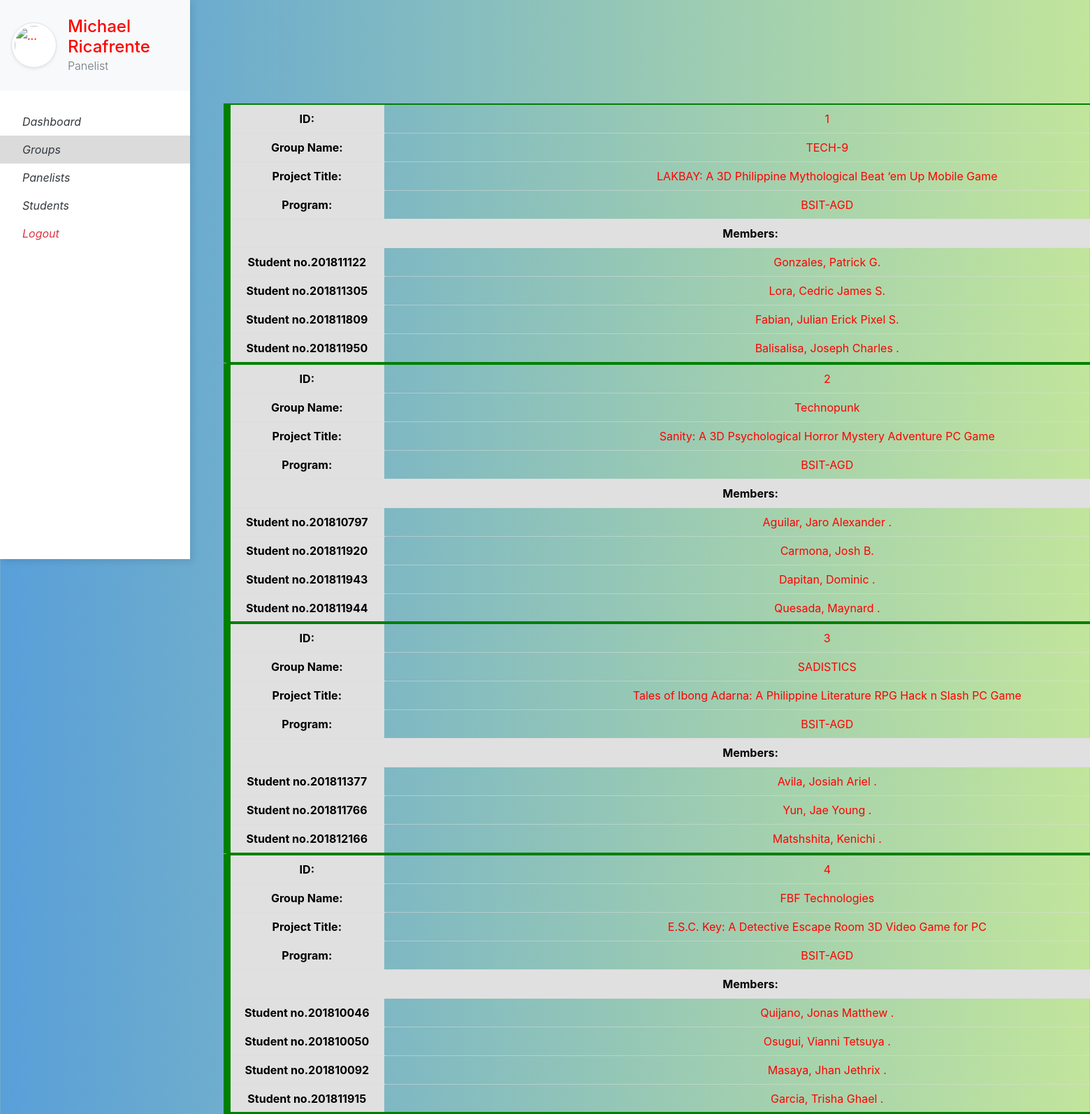
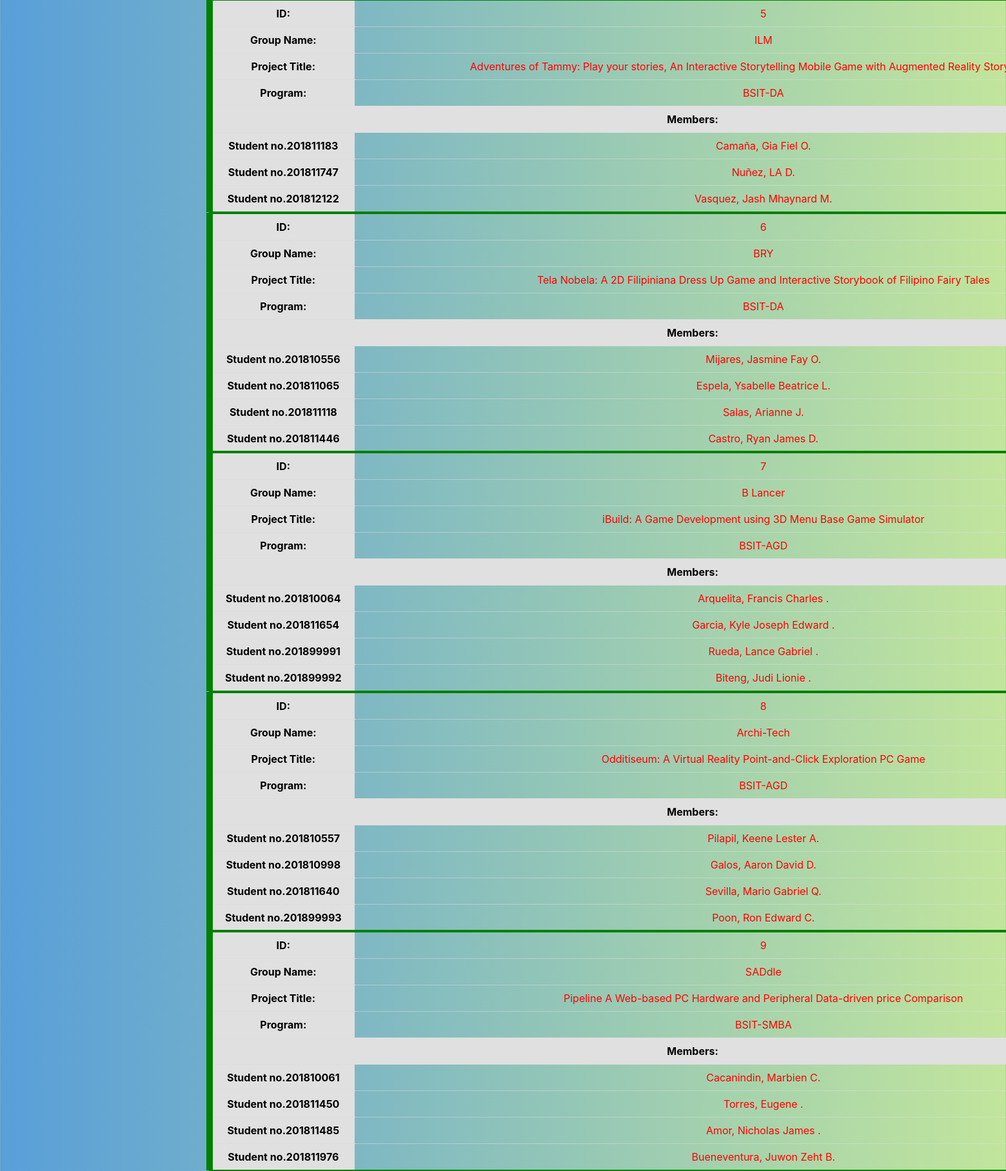
Page /user_groups/ (signed in, upper part) on the committed database (2 pictures, top to bottom).
### website/models.py (models this page shows, shortened)
class Panelist(db.Model, UserMixin):
    id         = db.Column(db.Integer, primary_key=True)
    username   = db.Column(db.String(150), nullable=False)
    password   = db.Column(db.String(150), nullable=False)
    last_name  = db.Column(db.String(150), nullable=False)
    first_name = db.Column(db.String(150), nullable=False)
    middle_in  = db.Column(db.String(10))
    school     = db.Column(db.String(150))
    header     = db.relationship('Defense', backref='head')
    mentee     = db.relationship('Group', backref='mentor')
    paneling   = db.relationship(
        'Defense',
        secondary=defense_panel_score,
        backref=db.backref('panels')
    )

class Group(db.Model):
    id            = db.Column(db.Integer, primary_key=True)
    name          = db.Column(db.String(150), nullable=False)
    project_title = db.Column(db.String(150), nullable=False)
    program       = db.Column(db.String(150), nullable=False)
    mentor_id     = db.Column(db.Integer, db.ForeignKey('panelist.id'))
    members       = db.relationship('Student', backref='group', uselist=True)
    defenses      = db.relationship('Defense', backref='group', uselist=True)

class Student(db.Model):
    stud_no    = db.Column(db.Integer, primary_key=True)
    last_name  = db.Column(db.String(150), nullable=False)
    first_name = db.Column(db.String(150), nullable=False)
    middle_in  = db.Column(db.String(10))
    group_id   = db.Column(db.Integer, db.ForeignKey('group.id'))

### website/user.py (the view)
@user.route("/user_groups/")
@login_required
def user_groups():
    return render_template('groups_u.html', user=current_user, groups=Group.query.all())

### website/__init__.py (called while the page is built)
def create_app():
    app = Flask(__name__)
    app.config['SECRET_KEY'] = 'hjshjhdjah kjshkjdhjs'
    app.config['SQLALCHEMY_DATABASE_URI'] = f'sqlite:///{DB_NAME}'
    db.init_app(app)
    from .admin import admin
    from .auth import auth
    from .user import user
    app.register_blueprint(auth, url_prefix='/')
    app.register_blueprint(admin, url_prefix='/')
    app.register_blueprint(user, url_prefix='/')
    from .models import Panelist, Master
    create_database(app)
    login_manager = LoginManager()
    login_manager.login_view = 'auth.login'
    login_manager.init_app(app)
    @login_manager.user_loader
    def load_user(username):
        if username == 'admin':
            return Master.query.filter_by(username=username).first()
        return Panelist.query.filter_by(username=username).first()
    return app

### website/templates/user/groups_u.html (shortened to what this page needs)
{% extends 'base_user.html' %}
{% block content %}
	<head>
        <link rel='stylesheet' href="{{ url_for('static', filename ='admin/menu_sheet.css') }}">
	</head>
    <div class='display_grid'>
        {% if groups %}
            {% for group in groups %}
                <div class='div1'>
					<table>
						<th class = "tb_desc">ID:</th>
						<td>{{group.id}}</td>
						<tr>
						<th>Group Name:</th>
						<td>{{group.name}}</td>
						<tr>
						<th>Project Title:</th>
						<td>{{ group.project_title }}</td>
						<tr>
						<th>Program:</th>
						<td>{{group.program}}</td>
						<tr>
						<th colspan = "2">Members:</th>
						<tr>
						{% for member in group.members %}
							<th> Student no.{{ member.stud_no }} </th>
							<td> {{ member.last_name }}, {{ member.first_name }} {{ member.middle_in }}.</td>
							<tr>
						{% endfor%}
					</table>
                </div>
            {% endfor %}
        {% endif %}
    </div>
{% endblock %}

### website/templates/user/base_user.html (shortened to what this page needs)
<html>
    <head>
        <link rel="stylesheet" href="https://stackpath.bootstrapcdn.com/bootstrap/4.3.1/css/bootstrap.min.css">
        <link rel='stylesheet' href="{{ url_for('static', filename ='user/user.css') }}">
    </head>
    <body>
        <div class="vertical-nav bg-white" id="sidebar">
            <div class="py-4 px-3 mb-4 bg-light">
                <div class="media d-flex align-items-center"><img src="https://res.cloudinary.com/mhmd/image/upload/v1556074849/avatar-1_tcnd60.png" alt="..." width="65" class="mr-3 rounded-circle img-thumbnail shadow-sm">
                    <div class="media-body">
                        <h4 class="m-0">{{ user.first_name}} {{ user.last_name }}</h4>
                        <p class="font-weight-light text-muted mb-0">Panelist</p>
                    </div>
                </div>
            </div>
            <ul class="nav flex-column bg-white mb-0">
                <li class="nav-item">
                    <a href="/user_home/" class="nav-link text-dark font-italic">
                        Dashboard
                    </a>
                </li>
                <li class="nav-item">
                    <a href="/user_groups/" class="nav-link text-dark font-italic">
                        Groups
                    </a>
                </li>
                <li class="nav-item">
                    <a href="/user_panelists/" class="nav-link text-dark font-italic">
                        Panelists
                    </a>
                </li>
                <li class="nav-item">
                    <a href="/user_students/" class="nav-link text-dark font-italic">
                        Students
                    </a>
                </li>
                <li class="nav-item">
                    <a href="/logout/" class="nav-link text-danger font-italic">
                        Logout
                    </a>
                </li>
            </ul>
        </div>
        <div class="page-content p-5" id="content">
            {% block content %}
            {% endblock %}
        </div>
    </body>
</html>

### website/static/user/user.css (style rules this page uses)
body { color: blue; }
* { color: red; }
.vertical-nav { min-width: 17rem; width: 17rem; height: 100vh; position: fixed; top: 0; left: 0; box-shadow: 3px 3px 10px rgba(0, 0, 0, 0.1); transition: all 0.4s; }
.page-content { width: calc(100% - 17rem); margin-left: 17rem; transition: all 0.4s; }
body { background: #599fd9; background: -webkit-linear-gradient(to right, #599fd9, #c2e59c); background: linear-gradient(to right, #599fd9, #c2e59c); min-height: 100vh; overflow-x: hidden; }
.display_grid { position: relative; margin-top: 100px; }

### website/static/user/menu_sheet.css (style rules this page uses)
body { background-color: gray; }
table { margin-left: auto; margin-right: auto; width: 1500px; border: 2px solid green; }
th { background: #E0E0E0; border-left: 10px solid green; color: black; padding-top: 10px; padding-bottom: 10px; }
td { border-top: 5px; border: 1px dotted #ddd; padding: 5px; }
.tb_desc { width: 15%; }
.div1 { grid-area: 2 / 1 / auto / 21; }

### website/templates/user/base_user.html (style rules this page uses)
table { width: 100%; }
table, th, td { border: solid 1px #DDD; border-collapse: collapse; padding: 2px 3px; text-align: center; }
.active { background-color:#dbdbdb; }

### rows in the picture
Panelist: first_name "Michael", last_name "Ricafrente"
Group: id "1", name "TECH-9", project_title "LAKBAY: A 3D Philippine Mythological Beat ‘em Up Mobile Game", program "BSIT-AGD"
Student: stud_no "201811122", last_name "Gonzales", first_name "Patrick", middle_in "G"
Student: stud_no "201811305", last_name "Lora", first_name "Cedric James", middle_in "S"
Student: stud_no "201811809", last_name "Fabian", first_name "Julian Erick Pixel", middle_in "S"
Student: stud_no "201811950", last_name "Balisalisa", first_name "Joseph Charles"
Group: id "2", name "Technopunk", project_title "Sanity: A 3D Psychological Horror Mystery Adventure PC Game", program "BSIT-AGD"
Student: stud_no "201810797", last_name "Aguilar", first_name "Jaro Alexander"
Student: stud_no "201811920", last_name "Carmona", first_name "Josh", middle_in "B"
Student: stud_no "201811943", last_name "Dapitan", first_name "Dominic"
Student: stud_no "201811944", last_name "Quesada", first_name "Maynard"
Group: id "3", name "SADISTICS", project_title "Tales of Ibong Adarna: A Philippine Literature RPG Hack n Slash PC Game", program "BSIT-AGD"
Student: stud_no "201811377", last_name "Avila", first_name "Josiah Ariel"
Student: stud_no "201811766", last_name "Yun", first_name "Jae Young"
Student: stud_no "201812166", last_name "Matshshita", first_name "Kenichi"
Group: id "4", name "FBF Technologies", project_title "E.S.C. Key: A Detective Escape Room 3D Video Game for PC", program "BSIT-AGD"
Student: stud_no "201810046", last_name "Quijano", first_name "Jonas Matthew"
Student: stud_no "201810050", last_name "Osugui", first_name "Vianni Tetsuya"
Student: stud_no "201810092", last_name "Masaya", first_name "Jhan Jethrix"
Student: stud_no "201811915", last_name "Garcia", first_name "Trisha Ghael"
Group: id "5", name "ILM", project_title "Adventures of Tammy: Play your stories, An Interactive Storytelling Mobile Game with Augmented Reality…", program "BSIT-DA"
Student: stud_no "201811183", last_name "Camaña", first_name "Gia Fiel", middle_in "O"
Student: stud_no "201811747", last_name "Nuñez", first_name "LA", middle_in "D"
Student: stud_no "201812122", last_name "Vasquez", first_name "Jash Mhaynard", middle_in "M"
Group: id "6", name "BRY", project_title "Tela Nobela: A 2D Filipiniana Dress Up Game and Interactive Storybook of Filipino Fairy Tales", program "BSIT-DA"
Student: stud_no "201810556", last_name "Mijares", first_name "Jasmine Fay", middle_in "O"
Student: stud_no "201811065", last_name "Espela", first_name "Ysabelle Beatrice", middle_in "L"
Student: stud_no "201811118", last_name "Salas", first_name "Arianne", middle_in "J"
Student: stud_no "201811446", last_name "Castro", first_name "Ryan James", middle_in "D"
Group: id "7", name "B Lancer", project_title "iBuild: A Game Development using 3D Menu Base Game Simulator", program "BSIT-AGD"
Student: stud_no "201810064", last_name "Arquelita", first_name "Francis Charles"
Student: stud_no "201811654", last_name "Garcia", first_name "Kyle Joseph Edward"
Student: stud_no "201899991", last_name "Rueda", first_name "Lance Gabriel"
Student: stud_no "201899992", last_name "Biteng", first_name "Judi Lionie"
Group: id "8", name "Archi-Tech", project_title "Odditiseum: A Virtual Reality Point-and-Click Exploration PC Game", program "BSIT-AGD"
Student: stud_no "201810557", last_name "Pilapil", first_name "Keene Lester", middle_in "A"
Student: stud_no "201810998", last_name "Galos", first_name "Aaron David", middle_in "D"
Student: stud_no "201811640", last_name "Sevilla", first_name "Mario Gabriel", middle_in "Q"
Student: stud_no "201899993", last_name "Poon", first_name "Ron Edward", middle_in "C"
Group: id "9", name "SADdle", project_title "Pipeline A Web-based PC Hardware and Peripheral Data-driven price Comparison", program "BSIT-SMBA"
Student: stud_no "201810061", last_name "Cacanindin", first_name "Marbien", middle_in "C"
Student: stud_no "201811450", last_name "Torres", first_name "Eugene"
Student: stud_no "201811485", last_name "Amor", first_name "Nicholas James"
Student: stud_no "201811976", last_name "Bueneventura", first_name "Juwon Zeht", middle_in "B"
